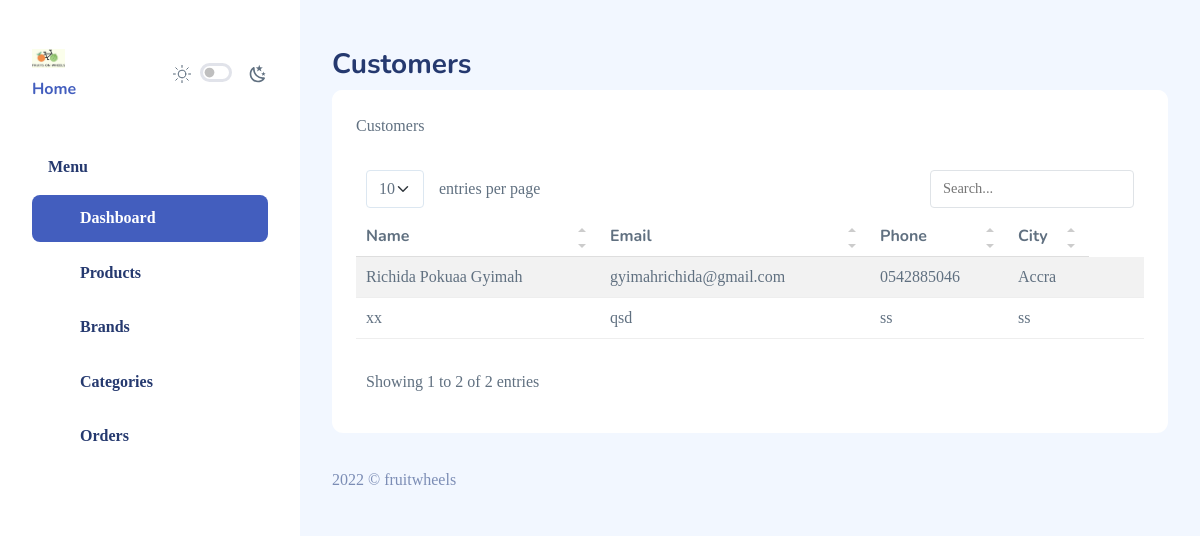
Page /view/admin_dashboard.php on the committed database.
### tables this page shows
CREATE TABLE `customer` (
  `customer_id` int(11) NOT NULL,
  `customer_name` varchar(100) NOT NULL,
  `customer_email` varchar(50) NOT NULL,
  `customer_pass` varchar(150) NOT NULL,
  `customer_country` varchar(30) NOT NULL,
  `customer_city` varchar(30) NOT NULL,
  `customer_contact` varchar(15) NOT NULL,
  `customer_image` varchar(100) DEFAULT NULL,
  `user_role` int(11) NOT NULL
);

### controllers/customer_controller.php (called while the page is built, shortened)
<?php
include("../classes/customer_class.php");
function getAllCustomers_ctr(){
   $newClass = new customer_class();
   return $newClass->getAllCustomers_cls();
}
?>

### classes/customer_class.php (called while the page is built, shortened)
<?php
require("../settings/db_class.php");
class customer_class extends db_connection
{
	public function getAllCustomers_cls(){
		$sql= "SELECT * FROM customer";
		return $this->db_fetch_all($sql);
	}
}
?>

### settings/db_class.php (called while the page is built, shortened)
<?php
class db_connection
{
	public $db = null;
	public $results = null;
	function db_connect()
	{
		$this->db= mysqli_connect(SERVER,USERNAME,PASSWD,DATABASE);
		if (mysqli_connect_errno())
		{
			return false;
		}else
		{
			return true;
		}
	}
	function db_query($sqlQuery)
	{
		$this->results = mysqli_query($this->db,$sqlQuery);
		if ($this->results == false)
		{
			return false;
		}else
		{
			return true;
		}
	}
	function db_fetch_all($sql)
	{
		if(!$this->db_query($sql))
		{
			return false;
		}
		return mysqli_fetch_all($this->results, MYSQLI_ASSOC);
	}
}
?>

### functions/myFunctions.php (the view, shortened to what this page needs)
<?php
function getAllCustomers(){
    $all_customers = getAllCustomers_ctr();
    if($all_customers){
        foreach($all_customers as $customer){
            echo '<tr>
            <td>'.$customer['customer_name'].'</td>
            <td>'.$customer['customer_email'].'</td>
            <td>'.$customer['customer_contact'].'</td>
            <td>'.$customer['customer_city'].'</td>
            <td><i class="fa-solid fa-pen-to-square" style="color: green; padding-right: 20px;"></i><i class="fa-solid fa-trash-can" style="color: red;"></i></td>
        </tr>';
        }
    }else{
        echo "<tr></tr>";
    }
}

### view/admin/assets/css/pages/simple-datatables.css (style rules this page uses)
.dataTable-table>tbody>tr>td,.dataTable-table>tbody>tr>th,.dataTable-table>tfoot>tr>td,.dataTable-table>tfoot>tr>th,.dataTable-table>thead>tr>td,.dataTable-table>thead>tr>th { padding:8px 10px;vertical-align:top }

### rows in the picture
customer: customer_name "Richida Pokuaa Gyimah", customer_email "gyimahrichida@gmail.com", customer_contact "0542885046", customer_city "Accra"
customer: customer_name "xx", customer_email "qsd", customer_contact "ss", customer_city "ss"
